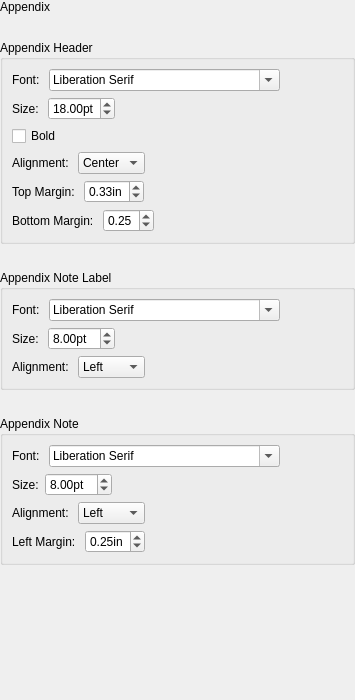
                  <widget class="QWidget" name="scrollAreaWidgetContents_3">
                   <property name="geometry">
                    <rect>
                     <x>0</x>
                     <y>0</y>
                     <width>355</width>
                     <height>700</height>
                    </rect>
                   </property>
                   <layout class="QVBoxLayout" name="verticalLayout_13">
                    <property name="leftMargin">
                     <number>0</number>
                    </property>
                    <property name="topMargin">
                     <number>0</number>
                    </property>
                    <property name="rightMargin">
                     <number>0</number>
                    </property>
                    <property name="bottomMargin">
                     <number>0</number>
                    </property>
                    <item>
                     <widget class="QLabel" name="labelAppendix">
                      <property name="text">
                       <string>Appendix</string>
                      </property>
                      <property name="textRole" stdset="0">
                       <string>title</string>
                      </property>
                     </widget>
                    </item>
                    <item>
                     <spacer name="verticalSpacer_21">
                      <property name="orientation">
                       <enum>Qt::Orientation::Vertical</enum>
                      </property>
                      <property name="sizeType">
                       <enum>QSizePolicy::Policy::Fixed</enum>
                      </property>
                      <property name="sizeHint" stdset="0">
                       <size>
                        <width>20</width>
                        <height>20</height>
                       </size>
                      </property>
                     </spacer>
                    </item>
                    <item>
                     <widget class="QGroupBox" name="appendixHeaderLabel">
                      <property name="title">
                       <string>Appendix Header</string>
                      </property>
                      <layout class="QVBoxLayout" name="verticalLayout_17">
                       <item>
                        <layout class="QHBoxLayout" name="horizontalLayout_17">
                         <item>
                          <widget class="QLabel" name="labelAppendixHeaderFont">
                           <property name="text">
                            <string>Font: </string>
                           </property>
                          </widget>
                         </item>
                         <item>
                          <widget class="QFontComboBox" name="comboAppendixHeaderFont">
                           <property name="currentFont">
                            <font>
                             <family>Times New Roman</family>
                            </font>
                           </property>
                          </widget>
                         </item>
                         <item>
                          <spacer name="horizontalSpacer_45">
                           <property name="orientation">
                            <enum>Qt::Orientation::Horizontal</enum>
                           </property>
                           <property name="sizeHint" stdset="0">
                            <size>
                             <width>40</width>
                             <height>20</height>
                            </size>
                           </property>
                          </spacer>
                         </item>
                        </layout>
                       </item>
                       <item>
                        <layout class="QHBoxLayout" name="horizontalLayout_14">
                         <item>
                          <widget class="QLabel" name="labelAppendixHeaderSize">
                           <property name="text">
                            <string>Size: </string>
                           </property>
                          </widget>
                         </item>
                         <item>
                          <widget class="QDoubleSpinBox" name="spinAppendixHeadSize">
                           <property name="suffix">
                            <string>pt</string>
                           </property>
                           <property name="minimum">
                            <double>6.000000000000000</double>
                           </property>
                           <property name="maximum">
                            <double>72.000000000000000</double>
                           </property>
                           <property name="value">
                            <double>18.000000000000000</double>
                           </property>
                          </widget>
                         </item>
                         <item>
                          <spacer name="horizontalSpacer_46">
                           <property name="orientation">
                            <enum>Qt::Orientation::Horizontal</enum>
                           </property>
                           <property name="sizeHint" stdset="0">
                            <size>
                             <width>40</width>
                             <height>20</height>
                            </size>
                           </property>
                          </spacer>
                         </item>
                        </layout>
                       </item>
                       <item>
                        <widget class="QCheckBox" name="checkAppendixBold">
                         <property name="text">
                          <string>Bold</string>
                         </property>
                        </widget>
                       </item>
                       <item>
                        <layout class="QHBoxLayout" name="horizontalLayout_31">
                         <item>
                          <widget class="QLabel" name="labelAppendixAlignment">
                           <property name="text">
                            <string>Alignment: </string>
                           </property>
                          </widget>
                         </item>
                         <item>
                          <widget class="QComboBox" name="comboAppendixHeadAlignment">
                           <property name="currentIndex">
                            <number>1</number>
                           </property>
                           <item>
                            <property name="text">
                             <string>Left</string>
                            </property>
                           </item>
                           <item>
                            <property name="text">
                             <string>Center</string>
                            </property>
                           </item>
                           <item>
                            <property name="text">
                             <string>Right</string>
                            </property>
                           </item>
                           <item>
                            <property name="text">
                             <string>Justify</string>
                            </property>
                           </item>
                          </widget>
                         </item>
                         <item>
                          <spacer name="horizontalSpacer_51">
                           <property name="orientation">
                            <enum>Qt::Orientation::Horizontal</enum>
                           </property>
                           <property name="sizeHint" stdset="0">
                            <size>
                             <width>40</width>
                             <height>20</height>
                            </size>
                           </property>
                          </spacer>
                         </item>
                        </layout>
                       </item>
                       <item>
                        <layout class="QHBoxLayout" name="horizontalLayout_20">
                         <item>
                          <widget class="QLabel" name="labelAppendixTopMargin">
                           <property name="text">
                            <string>Top Margin: </string>
                           </property>
                          </widget>
                         </item>
                         <item>
                          <widget class="QDoubleSpinBox" name="spinAppendixHeaderTopMargin">
                           <property name="suffix">
                            <string>in</string>
                           </property>
                           <property name="maximum">
                            <double>5.000000000000000</double>
                           </property>
                           <property name="singleStep">
                            <double>0.100000000000000</double>
                           </property>
                           <property name="value">
                            <double>0.330000000000000</double>
                           </property>
                          </widget>
                         </item>
                         <item>
                          <spacer name="horizontalSpacer_47">
                           <property name="orientation">
                            <enum>Qt::Orientation::Horizontal</enum>
                           </property>
                           <property name="sizeHint" stdset="0">
                            <size>
                             <width>40</width>
                             <height>20</height>
                            </size>
                           </property>
                          </spacer>
                         </item>
                        </layout>
                       </item>
                       <item>
                        <layout class="QHBoxLayout" name="horizontalLayout_21">
                         <item>
                          <widget class="QLabel" name="labelAppendixBotMargin">
                           <property name="text">
                            <string>Bottom Margin: </string>
                           </property>
                          </widget>
                         </item>
                         <item>
                          <widget class="QDoubleSpinBox" name="spinAppendixHeaderBotMargin">
                           <property name="maximum">
                            <double>5.000000000000000</double>
                           </property>
                           <property name="singleStep">
                            <double>0.100000000000000</double>
                           </property>
                           <property name="value">
                            <double>0.250000000000000</double>
                           </property>
                          </widget>
                         </item>
                         <item>
                          <spacer name="horizontalSpacer_48">
                           <property name="orientation">
                            <enum>Qt::Orientation::Horizontal</enum>
                           </property>
                           <property name="sizeHint" stdset="0">
                            <size>
                             <width>40</width>
                             <height>20</height>
                            </size>
                           </property>
                          </spacer>
                         </item>
                        </layout>
                       </item>
                      </layout>
                     </widget>
                    </item>
                    <item>
                     <spacer name="verticalSpacer_22">
                      <property name="orientation">
                       <enum>Qt::Orientation::Vertical</enum>
                      </property>
                      <property name="sizeType">
                       <enum>QSizePolicy::Policy::Fixed</enum>
                      </property>
                      <property name="sizeHint" stdset="0">
                       <size>
                        <width>20</width>
                        <height>20</height>
                       </size>
                      </property>
                     </spacer>
                    </item>
                    <item>
                     <widget class="QGroupBox" name="appendixNoteLabelBox">
                      <property name="title">
                       <string>Appendix Note Label</string>
                      </property>
                      <layout class="QVBoxLayout" name="verticalLayout_18">
                       <item>
                        <layout class="QHBoxLayout" name="horizontalLayout_26">
                         <item>
                          <widget class="QLabel" name="labelAppendixNote">
                           <property name="text">
                            <string>Font: </string>
                           </property>
                          </widget>
                         </item>
                         <item>
                          <widget class="QFontComboBox" name="comboAppendixNoteLabelFont">
                           <property name="currentFont">
                            <font>
                             <family>Times New Roman</family>
                            </font>
                           </property>
                          </widget>
                         </item>
                         <item>
                          <spacer name="horizontalSpacer_49">
                           <property name="orientation">
                            <enum>Qt::Orientation::Horizontal</enum>
                           </property>
                           <property name="sizeHint" stdset="0">
                            <size>
                             <width>40</width>
                             <height>20</height>
                            </size>
                           </property>
                          </spacer>
                         </item>
                        </layout>
                       </item>
                       <item>
                        <layout class="QHBoxLayout" name="horizontalLayout_23">
                         <item>
                          <widget class="QLabel" name="labelAppendixNoteLabelSize">
                           <property name="text">
                            <string>Size: </string>
                           </property>
                          </widget>
                         </item>
                         <item>
                          <widget class="QDoubleSpinBox" name="spinAppendixNoteLabelSize">
                           <property name="suffix">
                            <string>pt</string>
                           </property>
                           <property name="minimum">
                            <double>6.000000000000000</double>
                           </property>
                           <property name="maximum">
                            <double>72.000000000000000</double>
                           </property>
                           <property name="value">
                            <double>8.000000000000000</double>
                           </property>
                          </widget>
                         </item>
                         <item>
                          <spacer name="horizontalSpacer_50">
                           <property name="orientation">
                            <enum>Qt::Orientation::Horizontal</enum>
                           </property>
                           <property name="sizeHint" stdset="0">
                            <size>
                             <width>40</width>
                             <height>20</height>
                            </size>
                           </property>
                          </spacer>
                         </item>
                        </layout>
                       </item>
                       <item>
                        <layout class="QHBoxLayout" name="horizontalLayout_22">
                         <item>
                          <widget class="QLabel" name="labelAppendixNoteLabel">
                           <property name="text">
                            <string>Alignment: </string>
                           </property>
                          </widget>
                         </item>
                         <item>
                          <widget class="QComboBox" name="comboAppendixNoteLabelAlignment">
                           <item>
                            <property name="text">
                             <string>Left</string>
                            </property>
                           </item>
                           <item>
                            <property name="text">
                             <string>Center</string>
                            </property>
                           </item>
                           <item>
                            <property name="text">
                             <string>Right</string>
                            </property>
                           </item>
                           <item>
                            <property name="text">
                             <string>Justify</string>
                            </property>
                           </item>
                          </widget>
                         </item>
                         <item>
                          <spacer name="horizontalSpacer_52">
                           <property name="orientation">
                            <enum>Qt::Orientation::Horizontal</enum>
                           </property>
                           <property name="sizeHint" stdset="0">
                            <size>
                             <width>40</width>
                             <height>20</height>
                            </size>
                           </property>
                          </spacer>
                         </item>
                        </layout>
                       </item>
                      </layout>
                     </widget>
                    </item>
                    <item>
                     <spacer name="verticalSpacer_23">
                      <property name="orientation">
                       <enum>Qt::Orientation::Vertical</enum>
                      </property>
                      <property name="sizeType">
                       <enum>QSizePolicy::Policy::Fixed</enum>
                      </property>
                      <property name="sizeHint" stdset="0">
                       <size>
                        <width>20</width>
                        <height>20</height>
                       </size>
                      </property>
                     </spacer>
                    </item>
                    <item>
                     <widget class="QGroupBox" name="appendixNoteBox">
                      <property name="title">
                       <string>Appendix Note</string>
                      </property>
                      <layout class="QVBoxLayout" name="verticalLayout_19">
                       <item>
                        <layout class="QHBoxLayout" name="horizontalLayout_29">
                         <item>
                          <widget class="QLabel" name="labelAppendixNoteFont">
                           <property name="text">
                            <string>Font: </string>
                           </property>
                          </widget>
                         </item>
                         <item>
                          <widget class="QFontComboBox" name="comboAppendixNoteFont">
                           <property name="currentFont">
                            <font>
                             <family>Times New Roman</family>
                            </font>
                           </property>
                          </widget>
                         </item>
                         <item>
                          <spacer name="horizontalSpacer_53">
                           <property name="orientation">
                            <enum>Qt::Orientation::Horizontal</enum>
                           </property>
                           <property name="sizeHint" stdset="0">
                            <size>
                             <width>40</width>
                             <height>20</height>
                            </size>
                           </property>
                          </spacer>
                         </item>
                        </layout>
                       </item>
                       <item>
                        <layout class="QHBoxLayout" name="horizontalLayout_28">
                         <item>
                          <widget class="QLabel" name="labelAppendixLabelSize">
                           <property name="text">
                            <string>Size:</string>
                           </property>
                          </widget>
                         </item>
                         <item>
                          <widget class="QDoubleSpinBox" name="spinAppendixNoteSize">
                           <property name="suffix">
                            <string>pt</string>
                           </property>
                           <property name="minimum">
                            <double>6.000000000000000</double>
                           </property>
                           <property name="maximum">
                            <double>72.000000000000000</double>
                           </property>
                           <property name="value">
                            <double>8.000000000000000</double>
                           </property>
                          </widget>
                         </item>
                         <item>
                          <spacer name="horizontalSpacer_54">
                           <property name="orientation">
                            <enum>Qt::Orientation::Horizontal</enum>
                           </property>
                           <property name="sizeHint" stdset="0">
                            <size>
                             <width>40</width>
                             <height>20</height>
                            </size>
                           </property>
                          </spacer>
                         </item>
                        </layout>
                       </item>
                       <item>
                        <layout class="QHBoxLayout" name="horizontalLayout_27">
                         <item>
                          <widget class="QLabel" name="labelAppendixNoteAlignment">
                           <property name="text">
                            <string>Alignment: </string>
                           </property>
                          </widget>
                         </item>
                         <item>
                          <widget class="QComboBox" name="comboAppendixNoteAlignment">
                           <item>
                            <property name="text">
                             <string>Left</string>
                            </property>
                           </item>
                           <item>
                            <property name="text">
                             <string>Center</string>
                            </property>
                           </item>
                           <item>
                            <property name="text">
                             <string>Right</string>
                            </property>
                           </item>
                           <item>
                            <property name="text">
                             <string>Justify</string>
                            </property>
                           </item>
                          </widget>
                         </item>
                         <item>
                          <spacer name="horizontalSpacer_55">
                           <property name="orientation">
                            <enum>Qt::Orientation::Horizontal</enum>
                           </property>
                           <property name="sizeHint" stdset="0">
                            <size>
                             <width>40</width>
                             <height>20</height>
                            </size>
                           </property>
                          </spacer>
                         </item>
                        </layout>
                       </item>
                       <item>
                        <layout class="QHBoxLayout" name="horizontalLayout_30">
                         <item>
                          <widget class="QLabel" name="labelAppendixNoteLeftMargin">
                           <property name="text">
                            <string>Left Margin: </string>
                           </property>
                          </widget>
                         </item>
                         <item>
                          <widget class="QDoubleSpinBox" name="spinAppendixNoteLeftMargin">
                           <property name="suffix">
                            <string>in</string>
                           </property>
                           <property name="maximum">
                            <double>5.000000000000000</double>
                           </property>
                           <property name="singleStep">
                            <double>0.100000000000000</double>
                           </property>
                           <property name="value">
                            <double>0.250000000000000</double>
                           </property>
                          </widget>
                         </item>
                         <item>
                          <spacer name="horizontalSpacer_56">
                           <property name="orientation">
                            <enum>Qt::Orientation::Horizontal</enum>
                           </property>
                           <property name="sizeHint" stdset="0">
                            <size>
                             <width>40</width>
                             <height>20</height>
                            </size>
                           </property>
                          </spacer>
                         </item>
                        </layout>
                       </item>
                      </layout>
                     </widget>
                    </item>
                    <item>
                     <spacer name="verticalSpacer_20">
                      <property name="orientation">
                       <enum>Qt::Orientation::Vertical</enum>
                      </property>
                      <property name="sizeHint" stdset="0">
                       <size>
                        <width>20</width>
                        <height>40</height>
                       </size>
                      </property>
                     </spacer>
                    </item>
                   </layout>
                  </widget>
